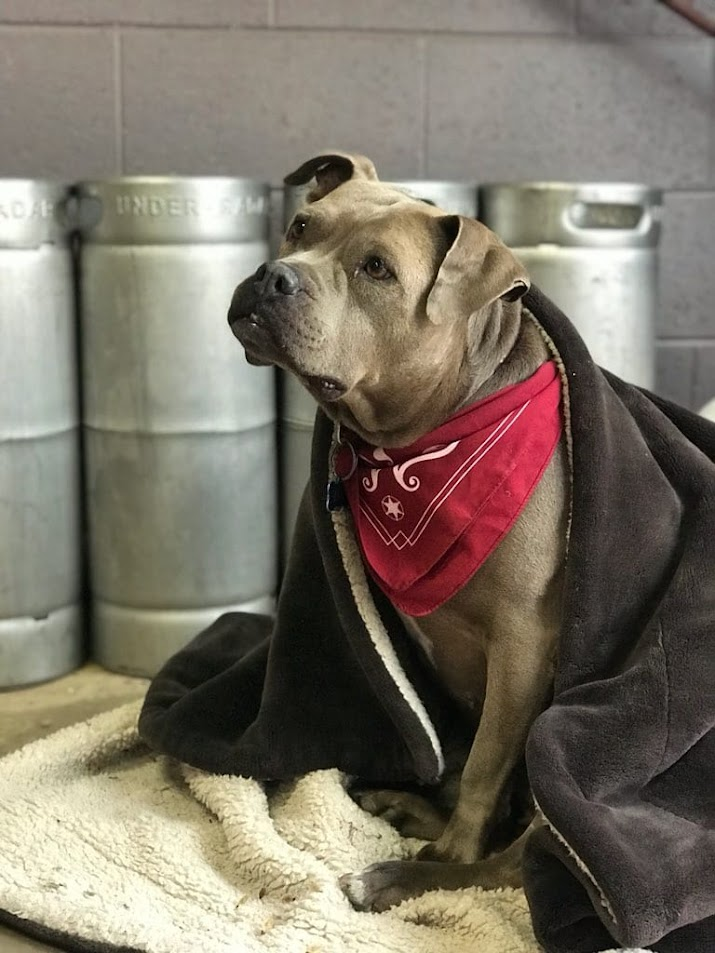
#> input picture data/input/gekkie.jpg, 715 x 953 px, found by its file name
$ jupyter execute gekkie_vs_numpy.ipynb
#> lines starting #> are read from the running program, lines starting #| are printed output that depends on the picture; after the words box and inside, x2 and y2 are one past the last pixel; in counts of white or black regions, pixels touching at a corner belong together
<a href="https://colab.research.google.com/github/TinneCJM/assignment_numpy/blob/main/gekkie_vs_numpy.ipynb" target="_parent"></a>

[cell 1]
import numpy as np
import matplotlib.pyplot as plt
from PIL import Image
import os

[cell 2]
image = Image.open('/content/drive/MyDrive/gekkie.jpg')
#> image is the input picture: PIL image 715x953 RGB; mean R, G, B 123, 114.6, 101.5

[cell 3]
# convert image to numpy array and display
im = np.array(image)
plt.imshow(im)
plt.show()

[cell 4]
# image cropping
center_row = im.shape[0] // 4
#> center_row = 238
center_col = im.shape[1] // 4
#> center_col = 178

[cell 5]
print(type(im))
#| <class 'numpy.ndarray'>
# <class 'numpy.ndarray'>

print(im.dtype)
#| uint8
# uint8

print(im.shape)
#| (953, 715, 3)
# (225, 400, 3)

[cell 6]
im_gray = np.mean(im, axis = 2)

print(im_gray.shape)
#| (953, 715)
plt.imshow(im_gray, cmap='Greys_r')
plt.show()

# By default, matplotlib use a colormap which maps intensities to colors. To avoid this, use:
# plt.imshow(image, cmap='Greys_r')

[cell 7]
im_gray = np.array(image.convert('L'))
print(im_gray.shape)
#| (953, 715)
plt.imshow(im_gray, cmap='Greys_r')
plt.show()

[cell 8]
im_R = im.copy()
im_R[:, :, (1, 2)] = 0
im_G = im.copy()
im_G[:, :, (0, 2)] = 0
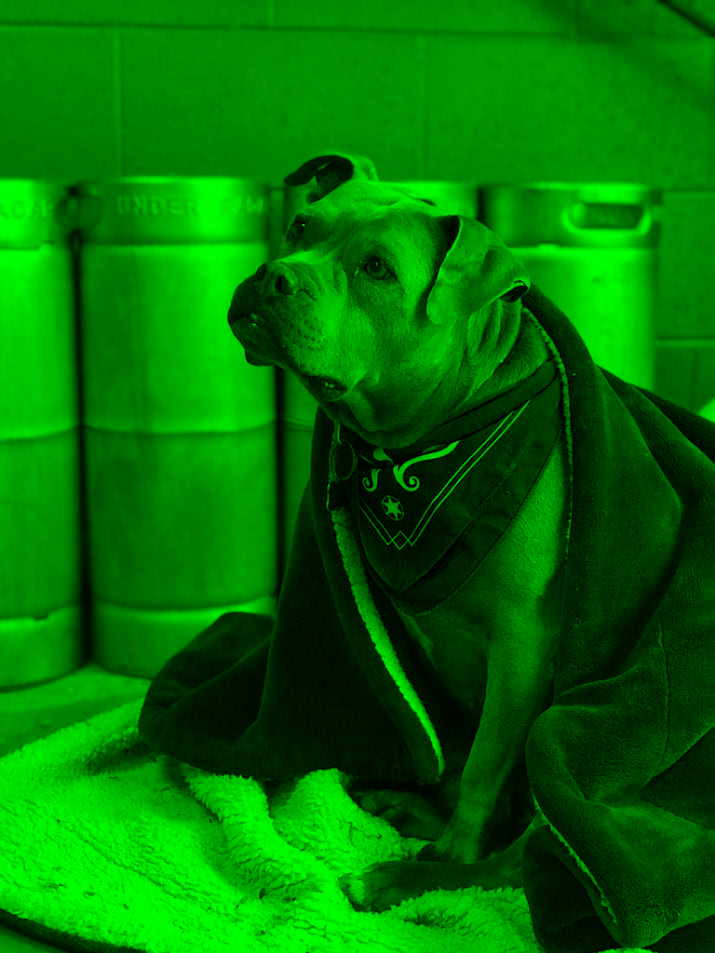
#> im_G: shape (953, 715, 3); mean R, G, B 0, 114.6, 0
im_B = im.copy()
im_B[:, :, (0, 1)] = 0
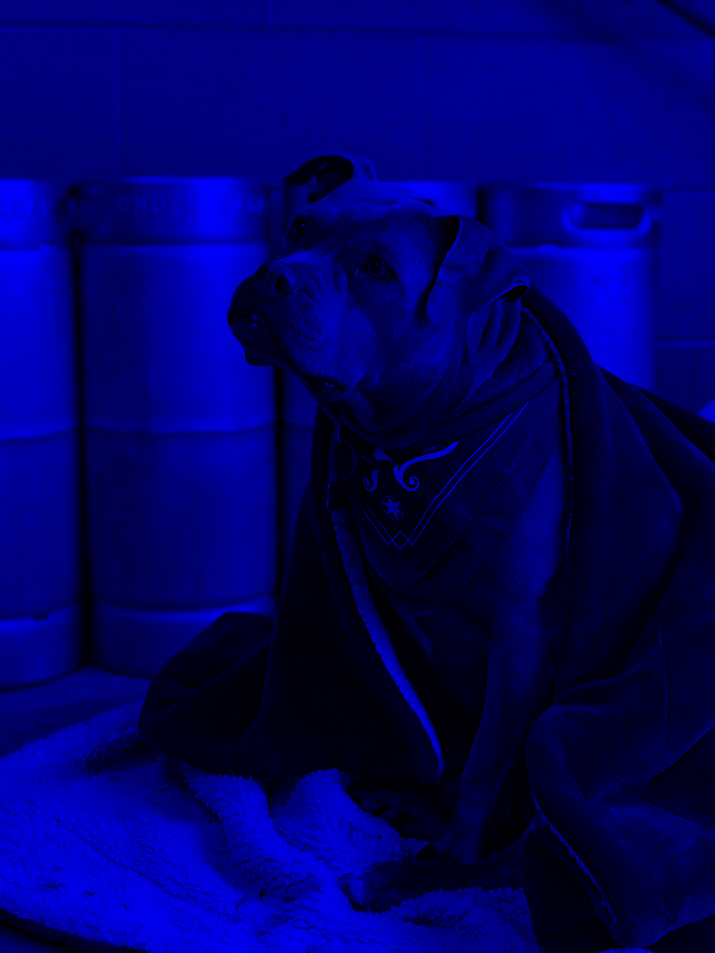
#> im_B: shape (953, 715, 3); mean R, G, B 0, 0, 101.5

im_RGB = np.concatenate((im_R, im_G, im_B), axis=1)
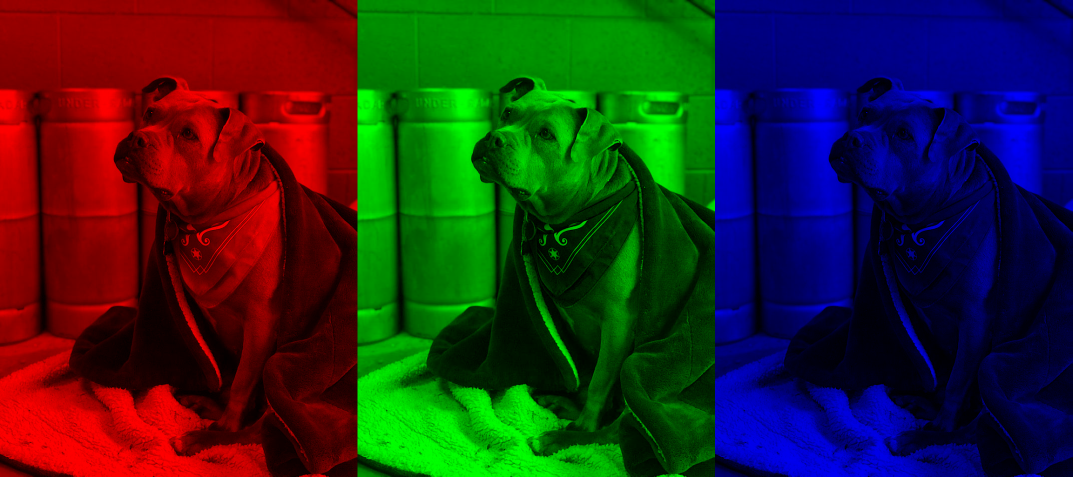
#> im_RGB: shape (953, 2145, 3) (shown at 1/2 size); mean R, G, B 41, 38.2, 33.8
# im_RGB = np.hstack((im_R, im_G, im_B))
# im_RGB = np.c_['1', im_R, im_G, im_B]

plt.imshow(im_RGB)
plt.show()

[cell 9]
# Negative-positive inversion (invert pixel value)

im_i = 255 - im
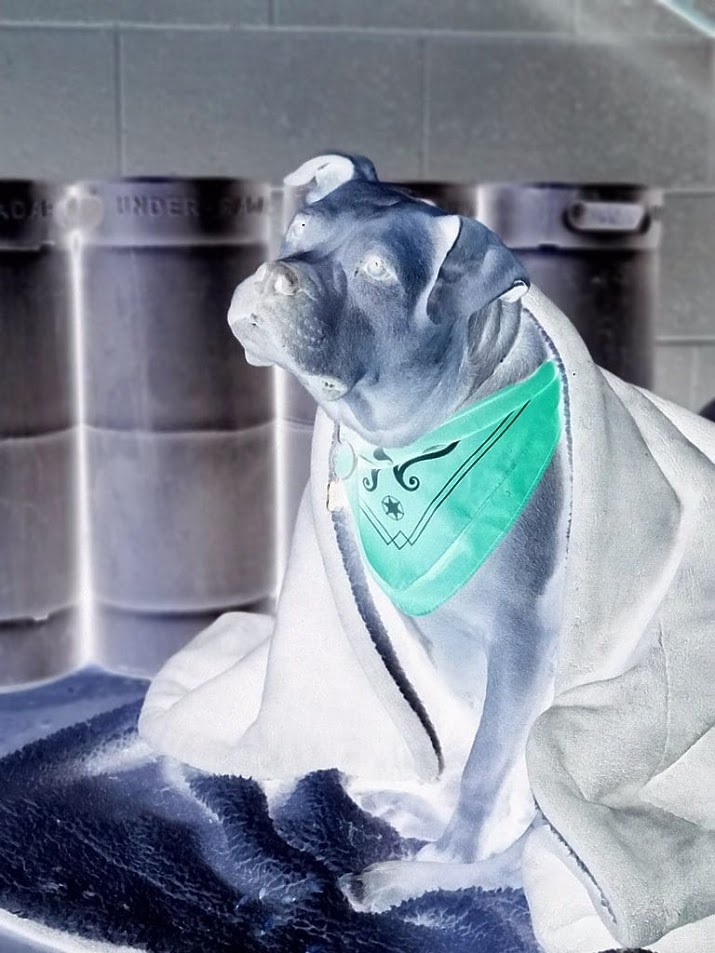
#> im_i: shape (953, 715, 3); mean R, G, B 132, 140.4, 153.5

plt.imshow(im_i)
plt.show()

[cell 10]
# Color reduction
im_32 = im // 32 * 32
im_128 = im // 128 * 128
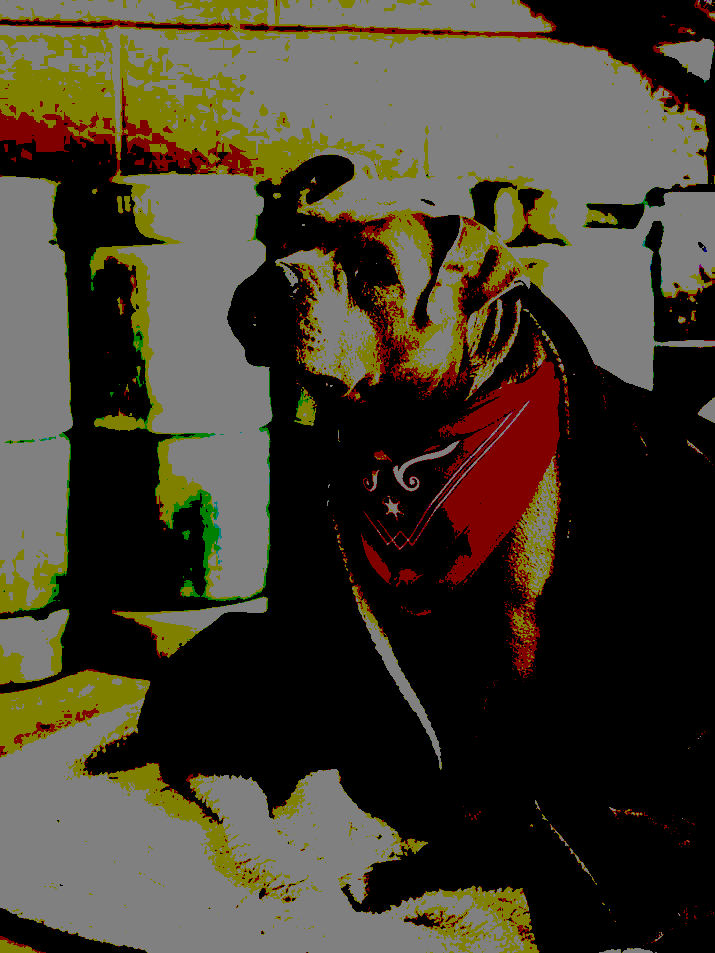
#> im_128: shape (953, 715, 3); mean R, G, B 66.6, 60.7, 46.7

im_dec = np.concatenate((im, im_32, im_128), axis=1)
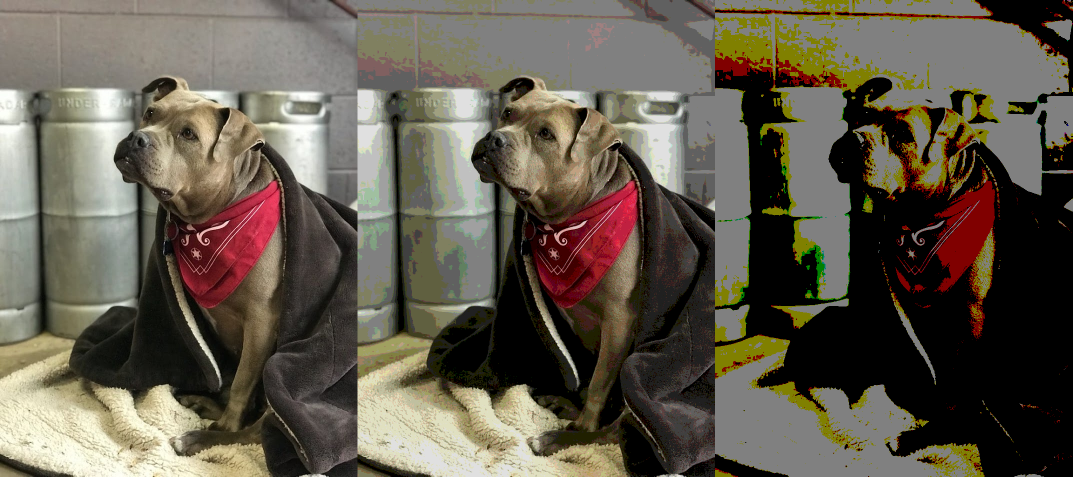
#> im_dec: shape (953, 2145, 3) (shown at 1/2 size); mean R, G, B 98.8, 91.4, 78.2

plt.imshow(im_dec)
plt.show()

[cell 11]
# Binarization
thresh = 120

im_bool = im_gray > thresh
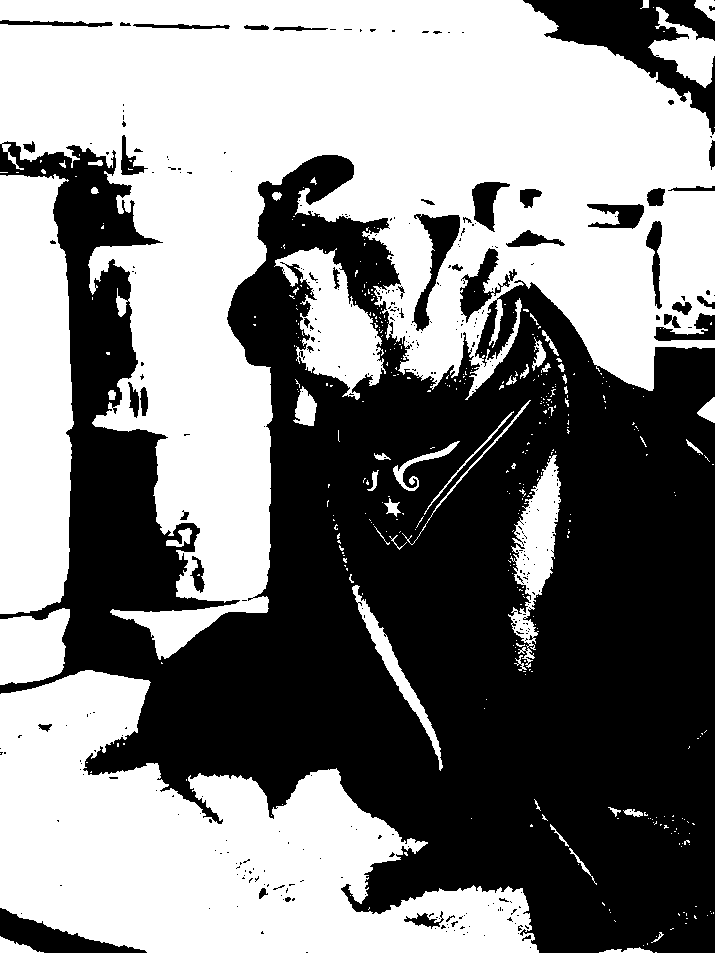
#> im_bool: shape (953, 715) bool; 51.5% white; 358 black regions (310 under 20 px), largest, box (x1, y1, x2, y2) and area: (0, 141, 715, 953) 306467, (523, 0, 715, 135) 8943, (0, 908, 147, 953) 2612
print(im_bool)
#> (printed output is left out)
# [[ True  True  True ...  True  True False]
#  [ True  True  True ...  True  True False]
#  [ True  True  True ...  True False False]
#  ...
#  [False False False ... False False False]
#  [False False False ... False False False]
#  [False False False ... False False False]]

maxval = 255

im_bin = (im_gray > thresh) * maxval
print(im_bin)
#> (printed output is left out)
# [[255 255 255 ... 255 255   0]
#  [255 255 255 ... 255 255   0]
#  [255 255 255 ... 255   0   0]
#  ...
#  [  0   0   0 ...   0   0   0]
#  [  0   0   0 ...   0   0   0]
#  [  0   0   0 ...   0   0   0]]

plt.imshow(im_bin,  cmap='Greys_r')
plt.show()

$ run again, with data/input/heart.jpg copied over data/input/gekkie.jpg
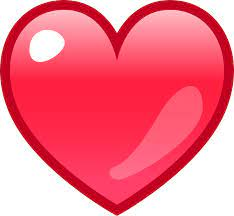
#> input picture data/input/heart.jpg, 234 x 216 px, found by its file name
#> image is the input picture: PIL image 234x216 RGB; mean R, G, B 245, 115.6, 135.7
#| <class 'numpy.ndarray'>
#| uint8
#| (216, 234, 3)
#| (216, 234)
#| (216, 234)
#> `im_dec = np.concatenate((im, im_32, im_128), axis=1)`:
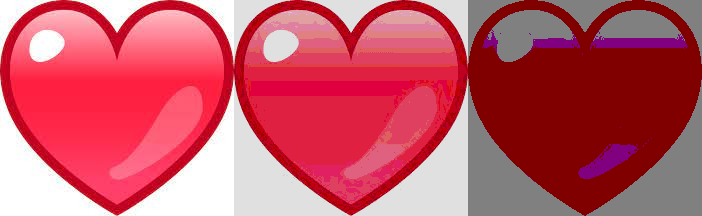
#> im_dec: shape (216, 702, 3); mean R, G, B 196.9, 86.6, 102.3
#> `im_bool = im_gray > thresh`:
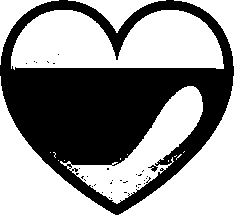
#> im_bool: shape (216, 234) bool; 57.4% white; 33 black regions (32 under 20 px), largest, box (x1, y1, x2, y2) and area: (0, 0, 234, 215) 21489
#> (printed output is left out)
#> (printed output is left out)
